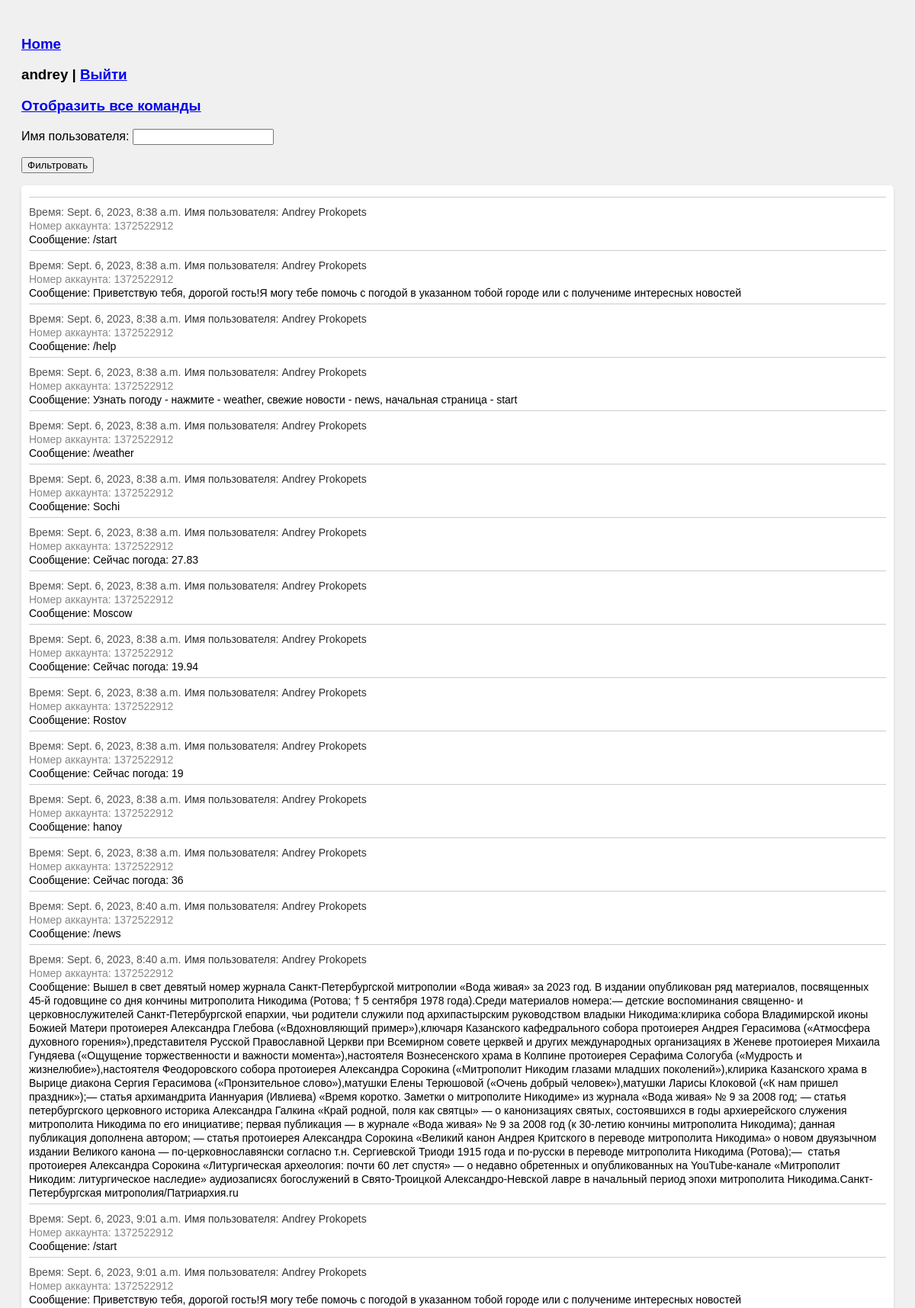
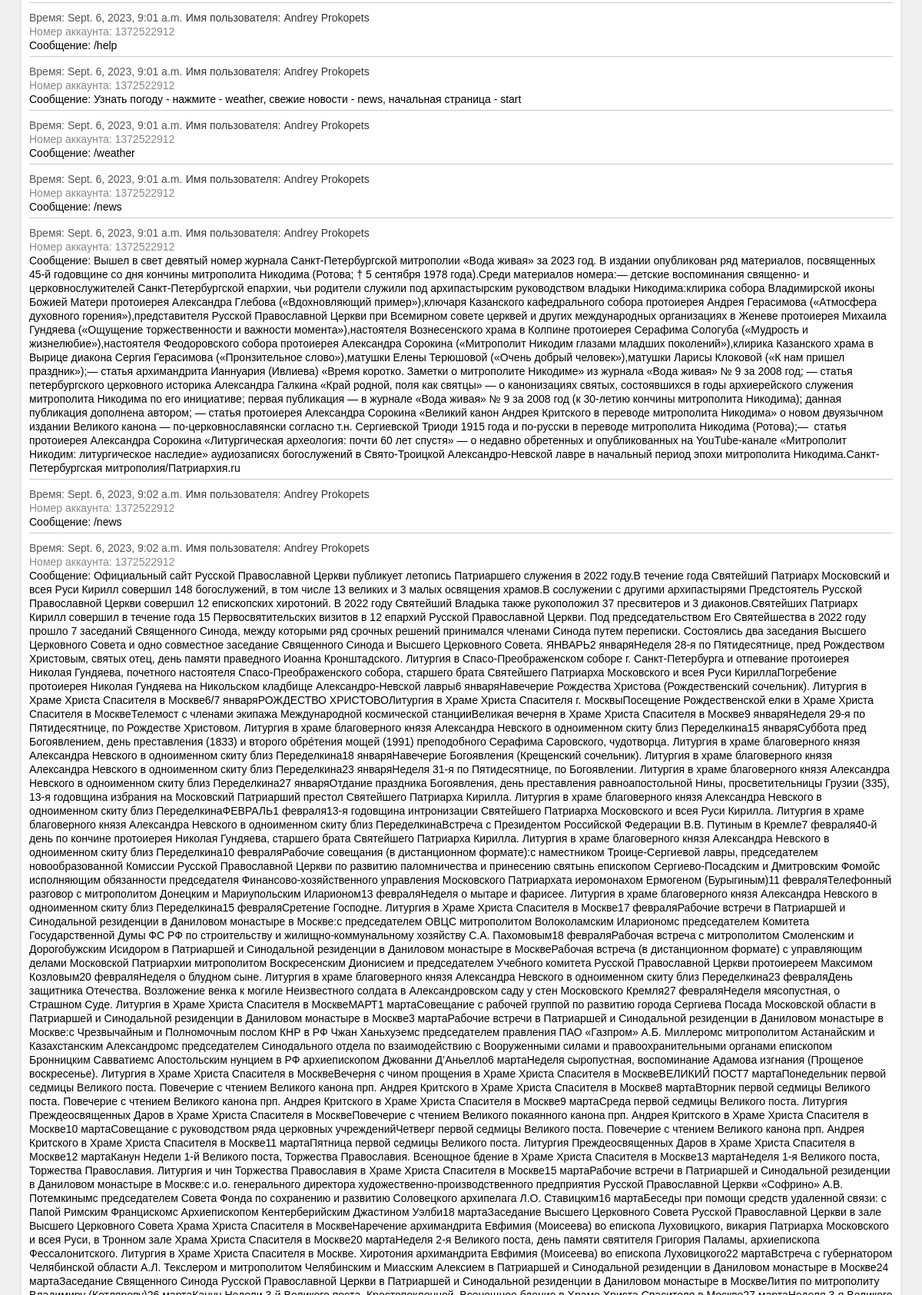
The app's page / (signed in, upper part) with its own data (2 pictures, top to bottom).
### bot/models.py (models this page shows, shortened)
class Chat(models.Model):
    message = models.TextField()
    account = models.ForeignKey(Account, on_delete=models.CASCADE)
    time_chat = models.DateTimeField(auto_now_add=True)

class Account(models.Model):
    user_num = models.IntegerField()
    user_name = models.TextField(blank=True)
    def __str__(self):
        return self.user_name

### web_part/views.py (the view)
# urls.py: path('', ChatListView.as_view(), name='home'),
class ChatListView(ListView):
    model = Chat
    template_name = 'web_part/chat_list.html'
    context_object_name = 'All_people'  # имя которое используем в шаблоне
    form = UserFilterForm()
    def get_queryset(self):
        queryset = super().get_queryset()  # Получитаем исходный QuerySet
        username = self.request.GET.get('username')  # Получитаем значение из формы
        if username:
            queryset = queryset.filter(account__user_name__icontains=username)
        return queryset
    def get_context_data(self, **kwargs):
        context = super().get_context_data(**kwargs)
        context['form'] = self.form  # Передает форму в контекст
        return context

### web_part/forms.py
class UserFilterForm(forms.Form):
    username = forms.CharField(max_length=100, required=False, label='Имя пользователя')

### web_part/templates/web_part/chat_list.html (shortened to what this page needs)
{% extends 'web_part/base.html' %}
{% block content %}
    <form method="GET">
        {{ form.as_p }}
        <button type="submit">Фильтровать</button>
    </form>
    {% if All_people %}
        <ul>
            {% for i in All_people %}
                <hr>
                <span class="time_chat">Время: {{ i.time_chat }}</span>
                <span class="account">Имя пользователя: {{ i.account }} </span><br>
                <span class="user_num">Номер аккаунта: {{ i.account.user_num }}</span> <br>
                <span class="message">Сообщение: {{ i.message|linebreaksbr|safe }}</span>
            {% endfor %}
        </ul>
    {% else %}
        <p>Нет данных</p>
    {% endif %}
{% endblock content %}

### web_part/templates/web_part/base.html (shortened to what this page needs)
<!DOCTYPE html>
<html lang="en">
<head>
    {% load static %}
    <link rel="stylesheet" href="{% static 'css/style.css' %}" />
    {% block mainmenu %}
    {% if request.user.is_authenticated %}
        <h3 class="account"> <a href="{% url 'home' %}">Home</a> </h3>
        <h3 class="account"> {{user.username}} | <a href="{% url 'logout' %}">Выйти</a></h3>
        <h3 class="account"> <a href="{% url 'command_list' %}">Отобразить все команды</a> </h3>
    {% else %}
        <h3 class="account"><a href="{% url 'register' %}">Регистрация</a> | <a href="{% url 'login' %}">Войти</a></h3>
    {% endif %}
    {% endblock mainmenu %}
</head>
<body>
{% block content %}
{% endblock content %}
</body>
</html>

### web_part/static/css/style.css (style rules this page uses)
body { font-family: Arial, sans-serif; background-color: #f0f0f0; padding: 20px; }
ul { background-color: #fff; border-radius: 5px; margin-bottom: 20px; padding: 10px; box-shadow: 0 2px 4px rgba(0, 0, 0, 0.1); }
ul hr { border: none; border-top: 1px solid #ccc; margin-top: 5px; margin-bottom: 10px; }
ul span.time_chat { color: #555; font-size: 14px; }
ul span.account { font-weight: normal; color: #333; font-size: 14px; }
ul span.message { font-size: 14px; color: #000; }
ul span.user_num { color: #888; font-size: 14px; }

### records on screen
Chat: time_chat "Sept. 6, 2023, 8:38 a.m.", account "Andrey Prokopets", account.user_num "1372522912", message "/start"
Chat: time_chat "Sept. 6, 2023, 8:38 a.m.", account "Andrey Prokopets", account.user_num "1372522912", message "Приветствую тебя, дорогой гость!Я могу тебе помочь с погодой в указанном тобой городе или с получениме интересных новостей"
Chat: time_chat "Sept. 6, 2023, 8:38 a.m.", account "Andrey Prokopets", account.user_num "1372522912", message "/help"
Chat: time_chat "Sept. 6, 2023, 8:38 a.m.", account "Andrey Prokopets", account.user_num "1372522912", message "Узнать погоду - нажмите - weather, свежие новости - news, начальная страница - start"
Chat: time_chat "Sept. 6, 2023, 8:38 a.m.", account "Andrey Prokopets", account.user_num "1372522912", message "/weather"
Chat: time_chat "Sept. 6, 2023, 8:38 a.m.", account "Andrey Prokopets", account.user_num "1372522912", message "Sochi"
Chat: time_chat "Sept. 6, 2023, 8:38 a.m.", account "Andrey Prokopets", account.user_num "1372522912", message "Сейчас погода: 27.83"
Chat: time_chat "Sept. 6, 2023, 8:38 a.m.", account "Andrey Prokopets", account.user_num "1372522912", message "Moscow"
Chat: time_chat "Sept. 6, 2023, 8:38 a.m.", account "Andrey Prokopets", account.user_num "1372522912", message "Сейчас погода: 19.94"
Chat: time_chat "Sept. 6, 2023, 8:38 a.m.", account "Andrey Prokopets", account.user_num "1372522912", message "Rostov"
Chat: time_chat "Sept. 6, 2023, 8:38 a.m.", account "Andrey Prokopets", account.user_num "1372522912", message "Сейчас погода: 19"
Chat: time_chat "Sept. 6, 2023, 8:38 a.m.", account "Andrey Prokopets", account.user_num "1372522912", message "hanoy"
Chat: time_chat "Sept. 6, 2023, 8:38 a.m.", account "Andrey Prokopets", account.user_num "1372522912", message "Сейчас погода: 36"
Chat: time_chat "Sept. 6, 2023, 8:40 a.m.", account "Andrey Prokopets", account.user_num "1372522912", message "/news"
Chat: time_chat "Sept. 6, 2023, 8:40 a.m.", account "Andrey Prokopets", account.user_num "1372522912", message "Вышел в свет девятый номер журнала Санкт-Петербургской митрополии «Вода живая» за 2023 год. В издании опубликован ряд материалов, посвященных 45-й годовщине со дня кончины митрополита Никодима (Ротова; † 5 сентября 1978 года).Среди материалов номера:— детские воспоминания священно- и церковнослужителей Санкт-Петербургской епархии, чьи родители служили под архипастырским руководством владыки Никодима:клирика собора Владимирской иконы Божией Матери протоиерея Александра Глебова («Вдохновляющий пример»),ключаря Казанского кафедрального собора протоиерея Андрея Герасимова («Атмосфера духовного горения»),представителя Русской Православной Церкви при Всемирном совете церквей и других…"
Chat: time_chat "Sept. 6, 2023, 9:01 a.m.", account "Andrey Prokopets", account.user_num "1372522912", message "/start"
Chat: time_chat "Sept. 6, 2023, 9:01 a.m.", account "Andrey Prokopets", account.user_num "1372522912", message "Приветствую тебя, дорогой гость!Я могу тебе помочь с погодой в указанном тобой городе или с получениме интересных новостей"
Chat: time_chat "Sept. 6, 2023, 9:01 a.m.", account "Andrey Prokopets", account.user_num "1372522912", message "/help"
Chat: time_chat "Sept. 6, 2023, 9:01 a.m.", account "Andrey Prokopets", account.user_num "1372522912", message "Узнать погоду - нажмите - weather, свежие новости - news, начальная страница - start"
Chat: time_chat "Sept. 6, 2023, 9:01 a.m.", account "Andrey Prokopets", account.user_num "1372522912", message "/weather"
Chat: time_chat "Sept. 6, 2023, 9:01 a.m.", account "Andrey Prokopets", account.user_num "1372522912", message "/news"
Chat: time_chat "Sept. 6, 2023, 9:01 a.m.", account "Andrey Prokopets", account.user_num "1372522912", message "Вышел в свет девятый номер журнала Санкт-Петербургской митрополии «Вода живая» за 2023 год. В издании опубликован ряд материалов, посвященных 45-й годовщине со дня кончины митрополита Никодима (Ротова; † 5 сентября 1978 года).Среди материалов номера:— детские воспоминания священно- и церковнослужителей Санкт-Петербургской епархии, чьи родители служили под архипастырским руководством владыки Никодима:клирика собора Владимирской иконы Божией Матери протоиерея Александра Глебова («Вдохновляющий пример»),ключаря Казанского кафедрального собора протоиерея Андрея Герасимова («Атмосфера духовного горения»),представителя Русской Православной Церкви при Всемирном совете церквей и других…"
Chat: time_chat "Sept. 6, 2023, 9:02 a.m.", account "Andrey Prokopets", account.user_num "1372522912", message "/news"
Chat: time_chat "Sept. 6, 2023, 9:02 a.m.", account "Andrey Prokopets", account.user_num "1372522912"

### other values on screen
{{ user.username }} "andrey"
